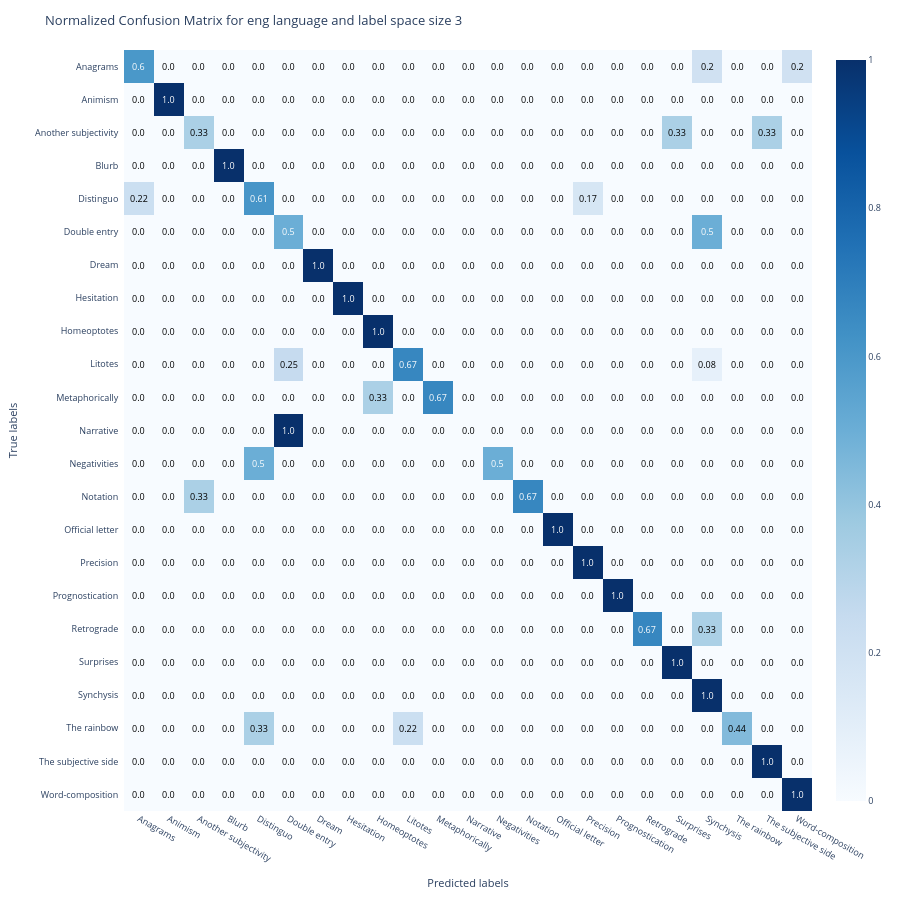

Notebook cell for this chart:
### Markdown cell above
### Confusion between labels

Now, how accurately does the model actually distinguish between different 'styles'? The confusion matrix below shows the frequency at which specific stories are misclassified as other stories.

### Code cell
import numpy as np
import plotly.figure_factory as ff
from sklearn.metrics import confusion_matrix, precision_recall_fscore_support
from sklearn.preprocessing import normalize
import plotly.io as pio

# building a confusion matrix
language_code = 'eng'  # for which language?
max_label_space_size = 3 # for which label space size?

df_filtered = combined_df_with_definitions[(combined_df_without_definitions['Label Space Size'] == max_label_space_size) & (combined_df_without_definitions['Language Code'] == language_code)]

# populating the confusion matrix
labels = sorted(df_filtered['True Label'].unique())
cm = confusion_matrix(df_filtered['True Label'], df_filtered['Predicted Label'], labels=labels)

# normalize counts (WH -this is still somewhat "dirty" as we normalize by the true labels, and some labels might be more frequent...)
cm_normalized = normalize(cm, norm='l1', axis=1)

# precision and recall
precision, recall, _, _ = precision_recall_fscore_support(df_filtered['True Label'], df_filtered['Predicted Label'], labels=labels)

# some tooltip text
hover_text = [
    [
        f"Correct story label: {labels[i]}<br>"
        f"Recognized as '{labels[j]}'<br>"
        f"Count: {cm[i, j]} times out of {np.sum(cm[i, :])}<br>"
        f"Ratio: {cm_normalized[i, j]:.2f}<br>"
        for j in range(len(labels))
    ]
    for i in range(len(labels))
]

fig = ff.create_annotated_heatmap(
    z=cm_normalized,
    x=labels,
    y=labels,
    annotation_text=np.round(cm_normalized, 2).astype(str),
    colorscale='Blues',
    showscale=True
)
fig.update_layout(
    title=f'Normalized Confusion Matrix for {language_code} language and label space size {max_label_space_size}',
    xaxis_title='Predicted labels',
    yaxis_title='True labels',
    xaxis={'side': 'bottom'},
    yaxis=dict(autorange='reversed'),
    width=900,
    height=900,
    font=dict(size=9),
    margin=dict(t=50, l=50)
)
fig.update_traces(hoverinfo='text', text=hover_text)

# save the plot as an image
pio.write_image(fig, "../img/conf-exp1.jpg", scale=4)
fig.show()
